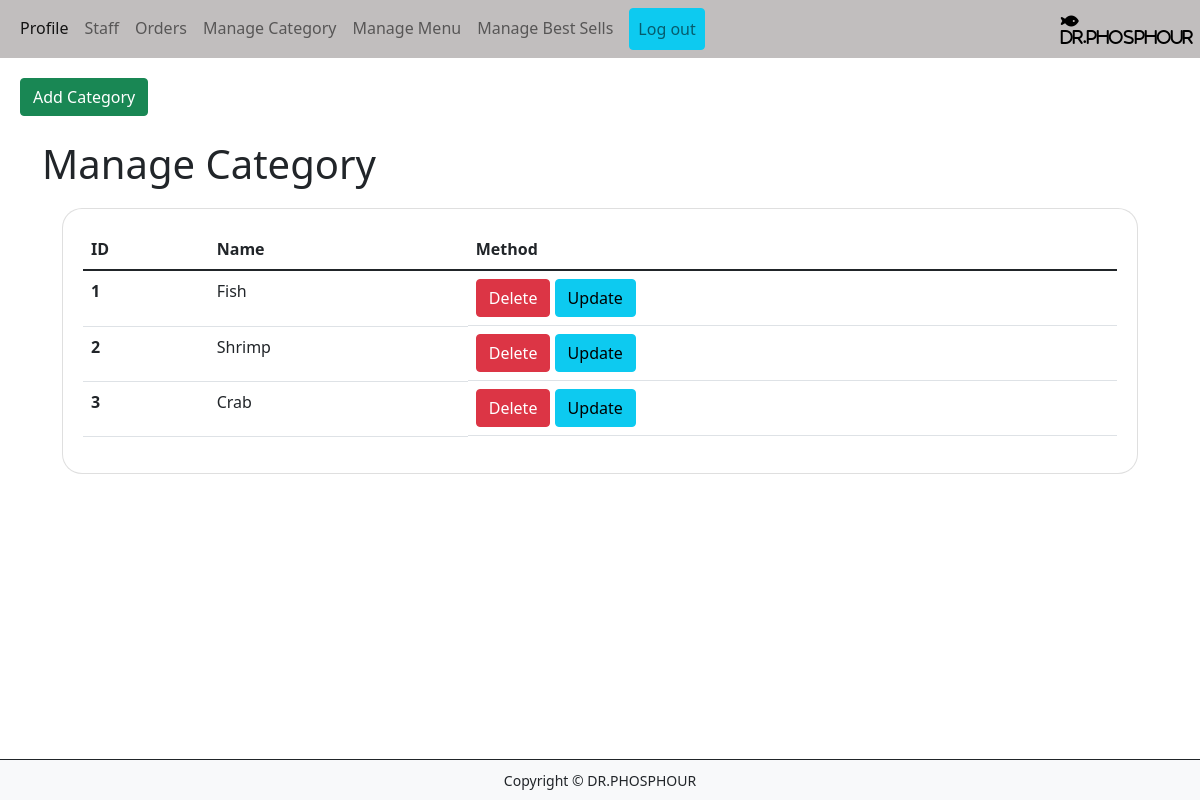
Screenshot of /control-panel/general-manager/manage-part/manage-category.php (signed in) with the database file from the repository.
### control-panel/general-manager/manage-part/manage-category.php (the view, shortened to what this page needs)
<!DOCTYPE html>
<html lang="en">
<head>
    <link rel="stylesheet" href="../../css/bootstrap.css">
    <link rel="stylesheet" href="../../made-css/manger.css">
    <?php include('manage-navbar.php'); require('../../../connection.php'); include('../login-check.php'); ?>
</head>
<body>
    <div class="btn1">
        <button type="button" class="btn btn-success" data-bs-toggle="modal" data-bs-target="#addcategory">
        Add Category
        </button>
    </div>
    <div class="container mt-4">
        <h1>Manage Category</h1>
        <div class="card">
            <table class="table table-hover">
                <thead>
                    <tr>
                    <th scope="col">ID</th>
                    <th scope="col">Name</th>
                    <th scope="col">Method</th>
                    </tr>
                </thead>
                <tbody>
                <?php
                    $sql= "SELECT * FROM `category-tb` WHERE 1";
                    $res =mysqli_query($conn,$sql);
                    if($res)
                    {
                        $count =mysqli_num_rows($res);
                        if($count >0)
                        {
                            foreach($res as $i)
                            {
                                $category_name =$i['category-name'];
                                $id  =$i['category-id'];
                                echo'
                                <tr>
                                <th scope="row">'.$id.'</th>
                                <td>'.$category_name.'</td>
                                <td class="d-flex flex-row">
                                    <a href="delete-category.php?category-id='.$id.'" type="button" class="btn btn-danger d-print-none">Delete</a> &nbsp
                                    <a href="update-category.php?id-category='.$id.'" type="button" class="btn btn-info" data-bs-toggle="collapse" data-bs-target="#collapseWidthExample" aria-expanded="false" aria-controls="collapseWidthExample">Update</a>
                                </td>
                                </tr>';
                            }
                        }
                        else
                        {
                            echo'<td collape=6> No data </td>';
                        }
                    }
                ?>
            </table>
        </div>
    </div>
    <div style="min-height: 120px;">
    </div>
    <?php include('../componants/footer.php'); ?>
</body>
</html>

### control-panel/made-css/manger.css (style rules this page uses)
.card { border-radius: 20px; padding: 20px; background-color: white; margin-top: 20px; margin-left: 20px; margin-right: 20px; margin-bottom: 20px; }
.btn1 { margin-top: 20px; margin-left: 20px; margin-right: 20px; }

### rows the page displays
category-tb: value "1", value "Fish"
category-tb: value "2", value "Shrimp"
category-tb: value "3", value "Crab"
